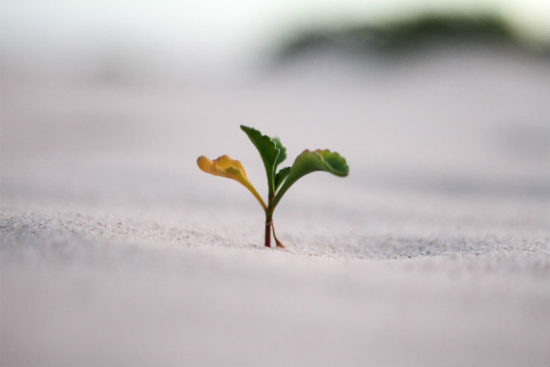
#> input picture pic.jpg, 550 x 367 px
$ python NumPy2.py
#> lines starting #> are read from the running program, lines starting #| are printed output that depends on the picture; long printed decimals are rounded
import numpy as np
from skimage import io
import scipy
import matplotlib.pyplot as plt


# numpy with image
pic = io.imread('pic.jpg')
#> pic is the input picture: shape (367, 550, 3); mean R, G, B 188.6, 183.8, 184.2
print(pic)
#> (printed output is left out)
print(pic.shape)
#| (367, 550, 3)
pltshow = plt.imshow(pic)
plt.title('actual pic')
plt.show()

pltshow1 = plt.imshow(pic[::-1])
plt.title('upside down pic')
plt.show()
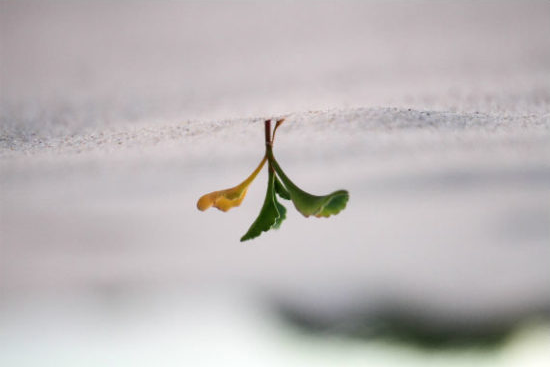
#> shown: shape (367, 550, 3); mean R, G, B 188.6, 183.8, 184.2

pltshow2 = plt.imshow(pic[100:250,150:350])
plt.title('cropped pic')
plt.show()
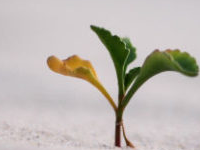
#> shown: shape (150, 200, 3); mean R, G, B 191.3, 185.1, 179.6

x = np.sin(pic)
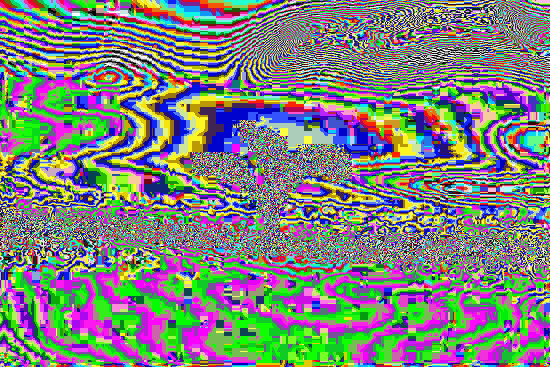
#> x: shape (367, 550, 3) float16; mean R, G, B -0.0148, 0.014, -0.0172; drawn with min black and max white
print(x)
#> (printed output is left out)
x1 = np.max(pic)
#> x1 = 255
x2 = np.min(pic)
#> x2 = 0
x3 = np.mean(pic)
#> x3 = 185.5
x4 = np.std(pic)
#> x4 = 33.03
x5 = np.var(pic)
#> x5 = 1090.8
x6 = np.sum(pic)
#> x6 = 112350212
x7 = np.prod(pic)
#> x7 = 0
print(x1)
#| 255
print(x2)
#| 0
print(x3)
#| 185.534
print(x4)
#| 33.027
print(x5)
#| 1090.788
print(x6)
#| 112350212
print(x7)
#| 0


'''
from PIL import Image
jpgfile = Image. open("pic.jpg")
print(jpgfile. bits, jpgfile. size, jpgfile. format)
'''
